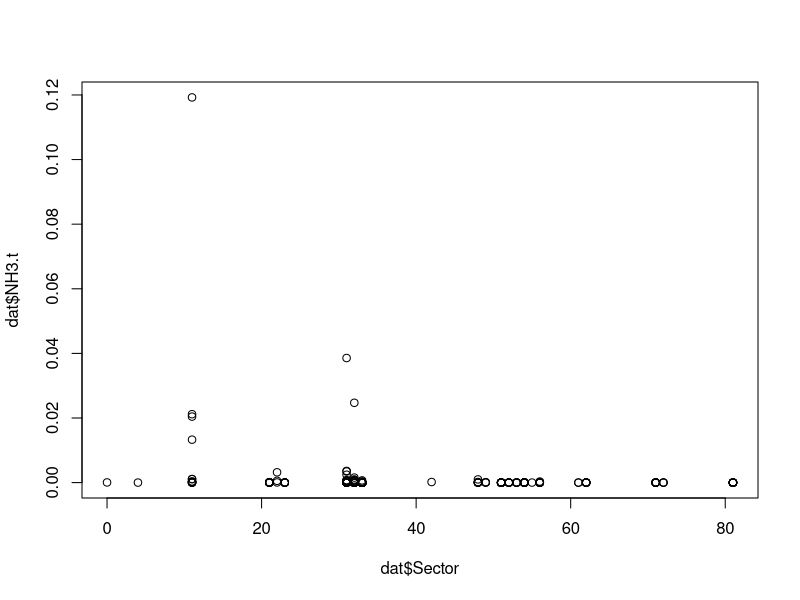

The R source for this figure: (Note: this script raises an error after producing the figure.)
# set wd
setwd(dirname(rstudioapi::getSourceEditorContext()$path))
rm(list=ls())
dev.off()

library(dplyr)
library(purrr)
# print.regsub.R
# Obtain from STAT 401 Dr.Philip Dixon 
print.regsub <- function(l, sort='BIC', best=NULL) {
  # function written by PMD, 12 April 2015
  # print a table with model selection stats 
  #   based on information produced by summary.regsubsets()
  # l is an object returned by summary() of a regsubsets() result
  # sort is a character string with the variable to sort by
  #   must be one of the names in the print.regsub() output
  # best is the number of results to print, NULL prints all
  
  var <- apply(l$which, 1, function(x){
    paste(l$obj$xnames[x][-1],collapse=' ' )})
  nvar <- apply(l$which[,-1], 1, sum)
  
  aic <- l$bic - log(l$obj$nn)*nvar + 2*nvar
  
  temp <- data.frame(var=var, nvar=nvar, Rsq=l$rsq, AdjRsq=l$adjr2, 
                     Cp=l$cp, AIC = aic, BIC=l$bic)
  o <- order(temp[,sort])
  if (!is.null(best)) {
    o <- o[1:best] 
  }
  temp[o,]
}

# data input
dat <- read.csv("data/dat_311111_1M_v2.csv")
colnames(dat)

# outlier removal
dat <- dat %>% filter(X != 5)
dat <- dat %>% filter(X != 8)
dat <- dat %>% filter(X != 15)
dat <- dat %>% filter(X != 16)
dat <- dat %>% filter(X != 17)
dat <- dat %>% filter(X != 19)
#dat <- dat %>% mutate(Sector = Sector %>% as.factor())
dat %>% tibble()

plot(dat$Sector, dat$NH3.t)

# target columns 
CPA <- dat %>% select(CO.t, NH3.t, NOx.t, PM10.t, PM2.5.t, SO2.t, VOC.t)
GHG <- dat %>% select(Total.t.CO2e, CO2.Fossil.t.CO2e, CO2.Process.t.CO2e, CH4.t.CO2e, HFC.PFCs.t.CO2e)
TOX <- dat %>% select(Fugitive.kg, Stack.kg, Total.Air.kg, Surface.water.kg, U.ground.Water.kg, Land.kg, Offiste.kg, POTW.Metal.kg)
target_list <- tibble(target = c(colnames(CPA),colnames(GHG),colnames(TOX))); target_list

# single example
lm_y <- leaps::regsubsets(CO.t ~ Sector + Coal.TJ + NatGase.TJ + Petrol.TJ + Bio.Waste.TJ + NonFossElec.TJ + Water.Withdrawals.Kgal, data = dat, method = "exhaustive", nbest = 5)
print.regsub(lm_y %>% summary, sort='AIC', best=1)

# write a function can iterate regsubset()
# test: target_nm = "CO.t"； regsubsets_map(target_nm, dat = dat)
regsubsets_map <- function(target_nm, dat){
  # Input columns
  X <- dat %>%
    select(Coal.TJ, NatGase.TJ, Petrol.TJ, Bio.Waste.TJ, NonFossElec.TJ, Water.Withdrawals.Kgal) %>% 
    as.matrix()
  trt <- dat %>% select(Sector) %>% mutate(Sector = Sector %>% as.factor())
  # targe columns
  y <- dat %>% select(target_nm)
  lm_y <- leaps::regsubsets(x=X, y=y[,1], method = "exhaustive", nbest = 1)
  }


fit_model <- function(data, dat){
  f <- paste(data$target, data$var %>% stringr::str_replace_all(" ", " + "), sep = " ~ ")
  lm_y <- lm(f, data = dat)
  return(lm_y) 
}

regsubsets_list <- target_list %>% 
  mutate(top_model = target %>% 
           map(function(target_nm) regsubsets_map(target_nm = target_nm,
                                                  dat= dat))) %>% 
  mutate(best_model = top_model %>% 
           map(function(top_model) print.regsub(l = top_model %>% summary, 
                                            sort='AIC', 
                                            best=1))) %>% 
  tidyr::unnest(best_model) %>% 
  mutate(var = var %>% as.character()); regsubsets_list
plan(sequential) # back to sequential processing

lm_list <- regsubsets_list %>% select(c(target, var)) %>% 
  tibble::rowid_to_column("index") %>% 
  tidyr::nest(data = c(target, var)) %>% 
  mutate(model = data %>% map(function(data) fit_model(data = data, 
                                                              dat = dat))) %>% 
  tidyr::unnest(data) %>% 
  mutate(anv = model %>% map(anova)) %>% 
  mutate(statisics = model %>% purrr::map(.f = function(m) broom::glance(m))) %>% 
  tidyr::unnest(statisics)

coef_list <- lm_list %>% 
  mutate(coefs = model %>% purrr::map(.f=broom::tidy)) %>% 
  select(target, coefs) %>% 
  tidyr::unnest(coefs) %>% 
  select(target, term, estimate) %>% 
  tidyr::spread(key= term, value = estimate)

signif_list <- lm_list %>% 
  mutate(coefs = model %>% purrr::map(.f=broom::tidy)) %>% 
  select(target, coefs) %>% 
  tidyr::unnest(coefs) %>% 
  select(target, term, p.value) %>% 
  tidyr::spread(key= term, value = p.value)


bind_coef_star <- function(x) {
  if (stringr::str_detect(x[2] , "\\*")) {
    paste0(x[1], "(",x[2], ")")
  } else if (!is.na(x[1])){
    paste0(x[1])
  } else{
    ""
  }
}

datArray <- abind::abind(coef_list %>% 
                    select(-target) %>% 
                    mutate_if(is.numeric, signif, digits = 3) %>% 
                    mutate_all(as.character),
                  signif_list %>% 
                    select(-target) %>% 
                    mutate_if(is.numeric, gtools::stars.pval),along=3)
coef_signif_list <- cbind(coef_list$target,
                         apply(datArray,1:2, bind_coef_star) %>% as_tibble())

# result
regsubsets_list # result of model selection
lm_list # result of selected linear model
coef_list # result of coef placeholder
signif_list # result of signif of coefs placeholder
coef_signif_list # aggregation view of coef and signif
